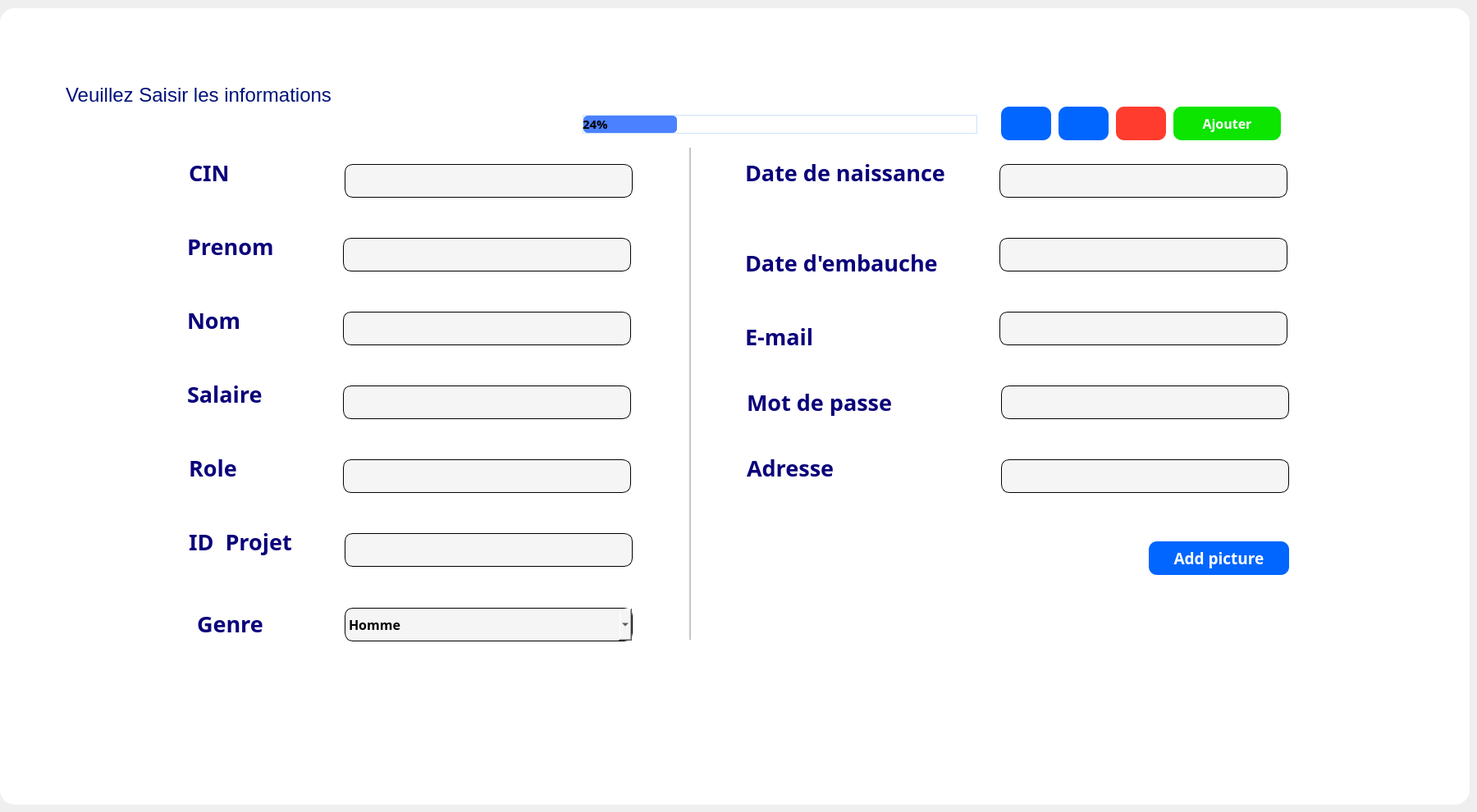
      <widget class="QWidget" name="tab_ajouter">
       <attribute name="icon">
        <iconset resource="D:/volve/untitled22/res.qrc">
         <normaloff>:/icon/icons/icons8-add-new-100.png</normaloff>:/icon/icons/icons8-add-new-100.png</iconset>
       </attribute>
       <attribute name="title">
        <string>Ajouter</string>
       </attribute>
       <widget class="QFrame" name="frame_7">
        <property name="geometry">
         <rect>
          <x>0</x>
          <y>10</y>
          <width>1791</width>
          <height>971</height>
         </rect>
        </property>
        <property name="styleSheet">
         <string notr="true">border-radius:18px;
background:white;
</string>
        </property>
        <property name="frameShape">
         <enum>QFrame::StyledPanel</enum>
        </property>
        <property name="frameShadow">
         <enum>QFrame::Raised</enum>
        </property>
        <widget class="QLabel" name="label_vs">
         <property name="geometry">
          <rect>
           <x>80</x>
           <y>90</y>
           <width>591</width>
           <height>31</height>
          </rect>
         </property>
         <property name="font">
          <font>
           <pointsize>18</pointsize>
          </font>
         </property>
         <property name="styleSheet">
          <string notr="true">
color: rgb(0, 18, 122);</string>
         </property>
         <property name="text">
          <string>Veuillez Saisir les informations</string>
         </property>
        </widget>
        <widget class="QLineEdit" name="le_salaire">
         <property name="geometry">
          <rect>
           <x>418</x>
           <y>460</y>
           <width>351</width>
           <height>41</height>
          </rect>
         </property>
         <property name="font">
          <font>
           <family>Yu Gothic UI Semibold</family>
           <pointsize>12</pointsize>
           <weight>75</weight>
           <bold>true</bold>
          </font>
         </property>
         <property name="styleSheet">
          <string notr="true">border-radius: 10px;
background: #F5F5F5;
border: 1px solid #000000;
padding-bottom:7px;</string>
         </property>
        </widget>
        <widget class="QPushButton" name="pb_add_p">
         <property name="geometry">
          <rect>
           <x>1400</x>
           <y>650</y>
           <width>171</width>
           <height>41</height>
          </rect>
         </property>
         <property name="font">
          <font>
           <family>Yu Gothic UI Semibold</family>
           <pointsize>14</pointsize>
           <weight>75</weight>
           <bold>true</bold>
          </font>
         </property>
         <property name="cursor">
          <cursorShape>PointingHandCursor</cursorShape>
         </property>
         <property name="styleSheet">
          <string notr="true">QPushButton {
background:rgb(0, 102, 255);
color:white;
border-radius: 10px;
}

QPushButton::hover
{
background:rgb(0, 51, 162);
color:white;
border-radius: 10px;

}</string>
         </property>
         <property name="text">
          <string>Add picture</string>
         </property>
        </widget>
        <widget class="QLabel" name="lab_mdp">
         <property name="geometry">
          <rect>
           <x>910</x>
           <y>450</y>
           <width>181</width>
           <height>61</height>
          </rect>
         </property>
         <property name="font">
          <font>
           <family>Yu Gothic UI Semibold</family>
           <pointsize>20</pointsize>
           <weight>75</weight>
           <bold>true</bold>
          </font>
         </property>
         <property name="styleSheet">
          <string notr="true">color: rgb(10, 0, 122);</string>
         </property>
         <property name="text">
          <string>Mot de passe</string>
         </property>
        </widget>
        <widget class="QLabel" name="lab_email">
         <property name="geometry">
          <rect>
           <x>908</x>
           <y>370</y>
           <width>151</width>
           <height>61</height>
          </rect>
         </property>
         <property name="font">
          <font>
           <family>Yu Gothic UI Semibold</family>
           <pointsize>20</pointsize>
           <weight>75</weight>
           <bold>true</bold>
          </font>
         </property>
         <property name="styleSheet">
          <string notr="true">color: rgb(10, 0, 122);</string>
         </property>
         <property name="text">
          <string>E-mail</string>
         </property>
        </widget>
        <widget class="QLineEdit" name="le_emb">
         <property name="geometry">
          <rect>
           <x>1218</x>
           <y>280</y>
           <width>351</width>
           <height>41</height>
          </rect>
         </property>
         <property name="styleSheet">
          <string notr="true">border-radius: 10px;
background: #F5F5F5;
border: 1px solid #000000;
padding-bottom:7px;</string>
         </property>
        </widget>
        <widget class="QLabel" name="lab_dn">
         <property name="geometry">
          <rect>
           <x>908</x>
           <y>170</y>
           <width>281</width>
           <height>61</height>
          </rect>
         </property>
         <property name="font">
          <font>
           <family>Yu Gothic UI Semibold</family>
           <pointsize>20</pointsize>
           <weight>75</weight>
           <bold>true</bold>
          </font>
         </property>
         <property name="styleSheet">
          <string notr="true">color: rgb(10, 0, 122);</string>
         </property>
         <property name="text">
          <string>Date de naissance</string>
         </property>
        </widget>
        <widget class="QLineEdit" name="le_nom">
         <property name="geometry">
          <rect>
           <x>418</x>
           <y>370</y>
           <width>351</width>
           <height>41</height>
          </rect>
         </property>
         <property name="styleSheet">
          <string notr="true">border-radius: 10px;
background: #F5F5F5;
border: 1px solid #000000;
padding-bottom:7px;</string>
         </property>
        </widget>
        <widget class="QLabel" name="profilePictureLabel">
         <property name="geometry">
          <rect>
           <x>940</x>
           <y>640</y>
           <width>175</width>
           <height>175</height>
          </rect>
         </property>
         <property name="text">
          <string/>
         </property>
        </widget>
        <widget class="QLineEdit" name="le_role">
         <property name="geometry">
          <rect>
           <x>418</x>
           <y>550</y>
           <width>351</width>
           <height>41</height>
          </rect>
         </property>
         <property name="font">
          <font>
           <family>Yu Gothic UI Semibold</family>
           <pointsize>12</pointsize>
           <weight>75</weight>
           <bold>true</bold>
          </font>
         </property>
         <property name="styleSheet">
          <string notr="true">border-radius: 10px;
background: #F5F5F5;
border: 1px solid #000000;
padding-bottom:7px;</string>
         </property>
        </widget>
        <widget class="QLabel" name="lab_sal">
         <property name="geometry">
          <rect>
           <x>228</x>
           <y>440</y>
           <width>151</width>
           <height>61</height>
          </rect>
         </property>
         <property name="font">
          <font>
           <family>Yu Gothic UI Semibold</family>
           <pointsize>20</pointsize>
           <weight>75</weight>
           <bold>true</bold>
          </font>
         </property>
         <property name="styleSheet">
          <string notr="true">color: rgb(10, 0, 122);</string>
         </property>
         <property name="text">
          <string>Salaire</string>
         </property>
        </widget>
        <widget class="QLineEdit" name="le_email">
         <property name="geometry">
          <rect>
           <x>1218</x>
           <y>370</y>
           <width>351</width>
           <height>41</height>
          </rect>
         </property>
         <property name="styleSheet">
          <string notr="true">border-radius: 10px;
background: #F5F5F5;
border: 1px solid #000000;
padding-bottom:7px;</string>
         </property>
        </widget>
        <widget class="QLabel" name="lab_nom">
         <property name="geometry">
          <rect>
           <x>228</x>
           <y>350</y>
           <width>161</width>
           <height>61</height>
          </rect>
         </property>
         <property name="font">
          <font>
           <family>Yu Gothic UI Semibold</family>
           <pointsize>20</pointsize>
           <weight>75</weight>
           <bold>true</bold>
          </font>
         </property>
         <property name="styleSheet">
          <string notr="true">color: rgb(10, 0, 122);</string>
         </property>
         <property name="text">
          <string>Nom</string>
         </property>
        </widget>
        <widget class="QLabel" name="lab_pr">
         <property name="geometry">
          <rect>
           <x>228</x>
           <y>260</y>
           <width>261</width>
           <height>61</height>
          </rect>
         </property>
         <property name="font">
          <font>
           <family>Yu Gothic UI Semibold</family>
           <pointsize>20</pointsize>
           <weight>75</weight>
           <bold>true</bold>
          </font>
         </property>
         <property name="styleSheet">
          <string notr="true">color: rgb(10, 0, 122);</string>
         </property>
         <property name="text">
          <string>Prenom</string>
         </property>
        </widget>
        <widget class="QLineEdit" name="le_prenom">
         <property name="geometry">
          <rect>
           <x>418</x>
           <y>280</y>
           <width>351</width>
           <height>41</height>
          </rect>
         </property>
         <property name="styleSheet">
          <string notr="true">border-radius: 10px;
background: #F5F5F5;
border: 1px solid #000000;
padding-bottom:7px;</string>
         </property>
         <property name="inputMask">
          <string/>
         </property>
         <property name="text">
          <string/>
         </property>
        </widget>
        <widget class="QLineEdit" name="le_dn">
         <property name="geometry">
          <rect>
           <x>1218</x>
           <y>190</y>
           <width>351</width>
           <height>41</height>
          </rect>
         </property>
         <property name="styleSheet">
          <string notr="true">border-radius: 10px;
background: #F5F5F5;
border: 1px solid #000000;
padding-bottom:7px;</string>
         </property>
        </widget>
        <widget class="Line" name="line">
         <property name="geometry">
          <rect>
           <x>840</x>
           <y>170</y>
           <width>2</width>
           <height>600</height>
          </rect>
         </property>
         <property name="font">
          <font>
           <pointsize>2</pointsize>
          </font>
         </property>
         <property name="styleSheet">
          <string notr="true">background:rgb(197, 197, 197);</string>
         </property>
         <property name="orientation">
          <enum>Qt::Vertical</enum>
         </property>
        </widget>
        <widget class="QLabel" name="lab_role">
         <property name="geometry">
          <rect>
           <x>230</x>
           <y>540</y>
           <width>181</width>
           <height>41</height>
          </rect>
         </property>
         <property name="font">
          <font>
           <family>Yu Gothic UI Semibold</family>
           <pointsize>20</pointsize>
           <weight>75</weight>
           <bold>true</bold>
          </font>
         </property>
         <property name="styleSheet">
          <string notr="true">color: rgb(10, 0, 122);</string>
         </property>
         <property name="text">
          <string>Role</string>
         </property>
        </widget>
        <widget class="QLabel" name="lab_emb">
         <property name="geometry">
          <rect>
           <x>908</x>
           <y>280</y>
           <width>271</width>
           <height>61</height>
          </rect>
         </property>
         <property name="font">
          <font>
           <family>Yu Gothic UI Semibold</family>
           <pointsize>20</pointsize>
           <weight>75</weight>
           <bold>true</bold>
          </font>
         </property>
         <property name="styleSheet">
          <string notr="true">color: rgb(10, 0, 122);</string>
         </property>
         <property name="text">
          <string>Date d'embauche</string>
         </property>
        </widget>
        <widget class="QPushButton" name="pushButton_7">
         <property name="geometry">
          <rect>
           <x>1430</x>
           <y>120</y>
           <width>131</width>
           <height>41</height>
          </rect>
         </property>
         <property name="font">
          <font>
           <family>Yu Gothic UI Semibold</family>
           <pointsize>12</pointsize>
           <weight>75</weight>
           <bold>true</bold>
          </font>
         </property>
         <property name="cursor">
          <cursorShape>PointingHandCursor</cursorShape>
         </property>
         <property name="styleSheet">
          <string notr="true">QPushButton {
background:rgb(11, 229, 0);
color:white;
border-radius: 10px;
}

QPushButton::hover
{
background:rgb(31, 147, 0);
color:white;
border-radius: 10px;

}</string>
         </property>
         <property name="text">
          <string>Ajouter</string>
         </property>
         <property name="icon">
          <iconset resource="D:/volve/untitled22/res.qrc">
           <normaloff>:/icon/icons/icons8-add-481.png</normaloff>:/icon/icons/icons8-add-481.png</iconset>
         </property>
         <property name="iconSize">
          <size>
           <width>30</width>
           <height>30</height>
          </size>
         </property>
        </widget>
        <widget class="QLabel" name="lab_adresse">
         <property name="geometry">
          <rect>
           <x>910</x>
           <y>530</y>
           <width>181</width>
           <height>61</height>
          </rect>
         </property>
         <property name="font">
          <font>
           <family>Yu Gothic UI Semibold</family>
           <pointsize>20</pointsize>
           <weight>75</weight>
           <bold>true</bold>
          </font>
         </property>
         <property name="styleSheet">
          <string notr="true">color: rgb(10, 0, 122);</string>
         </property>
         <property name="text">
          <string>Adresse</string>
         </property>
        </widget>
        <widget class="QLineEdit" name="le_adresse">
         <property name="geometry">
          <rect>
           <x>1220</x>
           <y>550</y>
           <width>351</width>
           <height>41</height>
          </rect>
         </property>
         <property name="styleSheet">
          <string notr="true">border-radius: 10px;
background: #F5F5F5;
border: 1px solid #000000;
padding-bottom:7px;</string>
         </property>
        </widget>
        <widget class="QLabel" name="lab_cin">
         <property name="geometry">
          <rect>
           <x>230</x>
           <y>170</y>
           <width>261</width>
           <height>61</height>
          </rect>
         </property>
         <property name="font">
          <font>
           <family>Yu Gothic UI Semibold</family>
           <pointsize>20</pointsize>
           <weight>75</weight>
           <bold>true</bold>
          </font>
         </property>
         <property name="styleSheet">
          <string notr="true">color: rgb(10, 0, 122);</string>
         </property>
         <property name="text">
          <string>CIN</string>
         </property>
        </widget>
        <widget class="QLineEdit" name="le_cin">
         <property name="geometry">
          <rect>
           <x>420</x>
           <y>190</y>
           <width>351</width>
           <height>41</height>
          </rect>
         </property>
         <property name="styleSheet">
          <string notr="true">border-radius: 10px;
background: #F5F5F5;
border: 1px solid #000000;
padding-bottom:7px;</string>
         </property>
         <property name="inputMask">
          <string/>
         </property>
         <property name="text">
          <string/>
         </property>
        </widget>
        <widget class="QLineEdit" name="le_id_p">
         <property name="geometry">
          <rect>
           <x>420</x>
           <y>640</y>
           <width>351</width>
           <height>41</height>
          </rect>
         </property>
         <property name="font">
          <font>
           <family>Yu Gothic UI Semibold</family>
           <weight>75</weight>
           <bold>true</bold>
          </font>
         </property>
         <property name="styleSheet">
          <string notr="true">border-radius: 10px;
background: #F5F5F5;
border: 1px solid #000000;
padding-bottom:7px;</string>
         </property>
         <property name="inputMask">
          <string/>
         </property>
         <property name="text">
          <string/>
         </property>
        </widget>
        <widget class="QLabel" name="lab_cin_2">
         <property name="geometry">
          <rect>
           <x>230</x>
           <y>620</y>
           <width>151</width>
           <height>61</height>
          </rect>
         </property>
         <property name="font">
          <font>
           <family>Yu Gothic UI Semibold</family>
           <pointsize>20</pointsize>
           <weight>75</weight>
           <bold>true</bold>
          </font>
         </property>
         <property name="styleSheet">
          <string notr="true">color: rgb(10, 0, 122);</string>
         </property>
         <property name="text">
          <string>ID  Projet</string>
         </property>
        </widget>
        <widget class="QLineEdit" name="le_mdp">
         <property name="geometry">
          <rect>
           <x>1220</x>
           <y>460</y>
           <width>351</width>
           <height>41</height>
          </rect>
         </property>
         <property name="styleSheet">
          <string notr="true">border-radius: 10px;
background: #F5F5F5;
border: 1px solid #000000;
padding-bottom:7px;</string>
         </property>
        </widget>
        <widget class="QComboBox" name="cb_genre">
         <property name="geometry">
          <rect>
           <x>420</x>
           <y>731</y>
           <width>351</width>
           <height>41</height>
          </rect>
         </property>
         <property name="font">
          <font>
           <family>Yu Gothic UI Semibold</family>
           <pointsize>12</pointsize>
           <weight>75</weight>
           <bold>true</bold>
          </font>
         </property>
         <property name="cursor">
          <cursorShape>PointingHandCursor</cursorShape>
         </property>
         <property name="styleSheet">
          <string notr="true">
QComboBox{
   border-radius: 10px;
background: #F5F5F5;
border: 1px solid #000000;}

QComboBox QAbstractItemView::item {
    background-color: white;
    color: black;
}

QComboBox::drop-down {
    subcontrol-origin: padding;
    subcontrol-position: top right;
    width: 20px;
    border-left-width: 1px;
    border-left-color: darkgray;
    border-left-style: solid;
    border-top-right-radius: 3px;
    border-bottom-right-radius: 3px;
    background-image: url(icon.png);
    background-repeat: no-repeat;
    background-position: center;
    margin-right: 1px;


	
	image: url(:/icon/icons/icons8-sort-down-50.png);
}


QComboBox::drop-down::hover {
    subcontrol-origin: padding;
    subcontrol-position: top right;
    width: 20px;
    border-left-width: 1px;
    border-left-color: darkgray;
    border-left-style: solid;
    border-top-right-radius: 3px;
    border-bottom-right-radius: 3px;
    background-image: url(icon.png);
    background-repeat: no-repeat;
    background-position: center;
    margin-right: 1px;
	background-color: rgb(170, 170, 170);
	
	
	image: url(:/icon/icons/icons8-sort-down-50.png);
}</string>
         </property>
         <item>
          <property name="text">
           <string>Homme</string>
          </property>
         </item>
         <item>
          <property name="text">
           <string>Femme</string>
          </property>
         </item>
        </widget>
        <widget class="QLabel" name="lab_role_2">
         <property name="geometry">
          <rect>
           <x>240</x>
           <y>730</y>
           <width>131</width>
           <height>41</height>
          </rect>
         </property>
         <property name="font">
          <font>
           <family>Yu Gothic UI Semibold</family>
           <pointsize>20</pointsize>
           <weight>75</weight>
           <bold>true</bold>
          </font>
         </property>
         <property name="styleSheet">
          <string notr="true">color: rgb(10, 0, 122);</string>
         </property>
         <property name="text">
          <string>Genre</string>
         </property>
        </widget>
        <widget class="QLabel" name="lab_nom_img">
         <property name="geometry">
          <rect>
           <x>930</x>
           <y>830</y>
           <width>181</width>
           <height>41</height>
          </rect>
         </property>
         <property name="font">
          <font>
           <family>Simple Bold Jut Out</family>
           <pointsize>14</pointsize>
          </font>
         </property>
         <property name="styleSheet">
          <string notr="true">border: none;</string>
         </property>
         <property name="text">
          <string/>
         </property>
        </widget>
        <widget class="QLineEdit" name="le_nomphoto">
         <property name="geometry">
          <rect>
           <x>1412</x>
           <y>729</y>
           <width>131</width>
           <height>41</height>
          </rect>
         </property>
        </widget>
        <widget class="QToolButton" name="tb_from_txt">
         <property name="geometry">
          <rect>
           <x>1290</x>
           <y>120</y>
           <width>61</width>
           <height>41</height>
          </rect>
         </property>
         <property name="cursor">
          <cursorShape>PointingHandCursor</cursorShape>
         </property>
         <property name="styleSheet">
          <string notr="true">QToolButton {
background:rgb(0, 102, 255);
color:white;
border-radius: 10px;
}

QToolButton::hover
{
background:rgb(0, 51, 162);
color:white;
border-radius: 10px;

}</string>
         </property>
         <property name="text">
          <string/>
         </property>
         <property name="icon">
          <iconset resource="D:/volve/untitled22/res.qrc">
           <normaloff>:/icon/icons/icons8-txt-50.png</normaloff>:/icon/icons/icons8-txt-50.png</iconset>
         </property>
         <property name="iconSize">
          <size>
           <width>30</width>
           <height>30</height>
          </size>
         </property>
        </widget>
        <widget class="QToolButton" name="tb_from_csv">
         <property name="geometry">
          <rect>
           <x>1220</x>
           <y>120</y>
           <width>61</width>
           <height>41</height>
          </rect>
         </property>
         <property name="cursor">
          <cursorShape>PointingHandCursor</cursorShape>
         </property>
         <property name="styleSheet">
          <string notr="true">QToolButton {
background:rgb(0, 102, 255);
color:white;
border-radius: 10px;
}

QToolButton::hover
{
background:rgb(0, 51, 162);
color:white;
border-radius: 10px;

}</string>
         </property>
         <property name="text">
          <string/>
         </property>
         <property name="icon">
          <iconset resource="D:/volve/untitled22/res.qrc">
           <normaloff>:/icon/icons/icons8-import-csv-50.png</normaloff>:/icon/icons/icons8-import-csv-50.png</iconset>
         </property>
         <property name="iconSize">
          <size>
           <width>30</width>
           <height>30</height>
          </size>
         </property>
        </widget>
        <widget class="QFrame" name="frame_31">
         <property name="geometry">
          <rect>
           <x>400</x>
           <y>120</y>
           <width>811</width>
           <height>41</height>
          </rect>
         </property>
         <property name="styleSheet">
          <string notr="true">
QFrame{
border-radius:5px;
border: 8px solid rgb(241, 239, 239);
background: rgb(241, 241, 240);

 }
/*
QFrame::hover{
border-radius:5px;
border: 2px solid rgb(195, 195, 195);
background: rgb(195, 195, 195);

 }*</string>
         </property>
         <property name="frameShape">
          <enum>QFrame::StyledPanel</enum>
         </property>
         <property name="frameShadow">
          <enum>QFrame::Raised</enum>
         </property>
         <widget class="QLabel" name="label_27">
          <property name="geometry">
           <rect>
            <x>15</x>
            <y>-1</y>
            <width>541</width>
            <height>41</height>
           </rect>
          </property>
          <property name="font">
           <font>
            <family>Yu Gothic UI Semilight</family>
            <pointsize>12</pointsize>
           </font>
          </property>
          <property name="styleSheet">
           <string notr="true">border:none;
</string>
          </property>
          <property name="text">
           <string/>
          </property>
         </widget>
         <widget class="QProgressBar" name="progressBar">
          <property name="geometry">
           <rect>
            <x>310</x>
            <y>10</y>
            <width>481</width>
            <height>23</height>
           </rect>
          </property>
          <property name="font">
           <font>
            <family>Yu Gothic UI Semibold</family>
            <pointsize>11</pointsize>
            <weight>75</weight>
            <bold>true</bold>
           </font>
          </property>
          <property name="styleSheet">
           <string notr="true">QProgressBar::chunk { background-color: rgb(75, 129, 255); border-radius: 5px; padding-right: 10px; color: white; }
QProgressBar{border : 1px solid rgb(208, 227, 255);}</string>
          </property>
          <property name="value">
           <number>24</number>
          </property>
         </widget>
        </widget>
        <widget class="QToolButton" name="tb_pdf">
         <property name="geometry">
          <rect>
           <x>1360</x>
           <y>120</y>
           <width>61</width>
           <height>41</height>
          </rect>
         </property>
         <property name="cursor">
          <cursorShape>PointingHandCursor</cursorShape>
         </property>
         <property name="styleSheet">
          <string notr="true">QToolButton {
	background-color: rgb(255, 60, 46);

color:white;
border-radius: 10px;
}

QToolButton::hover
{
	
	background-color: rgb(206, 24, 24);
color:white;
border-radius: 10px;

}</string>
         </property>
         <property name="text">
          <string/>
         </property>
         <property name="icon">
          <iconset resource="D:/volve/untitled22/res.qrc">
           <normaloff>:/icon/icons/icons8-pdf-50.png</normaloff>:/icon/icons/icons8-pdf-50.png</iconset>
         </property>
         <property name="iconSize">
          <size>
           <width>30</width>
           <height>30</height>
          </size>
         </property>
        </widget>
       </widget>
      </widget>
